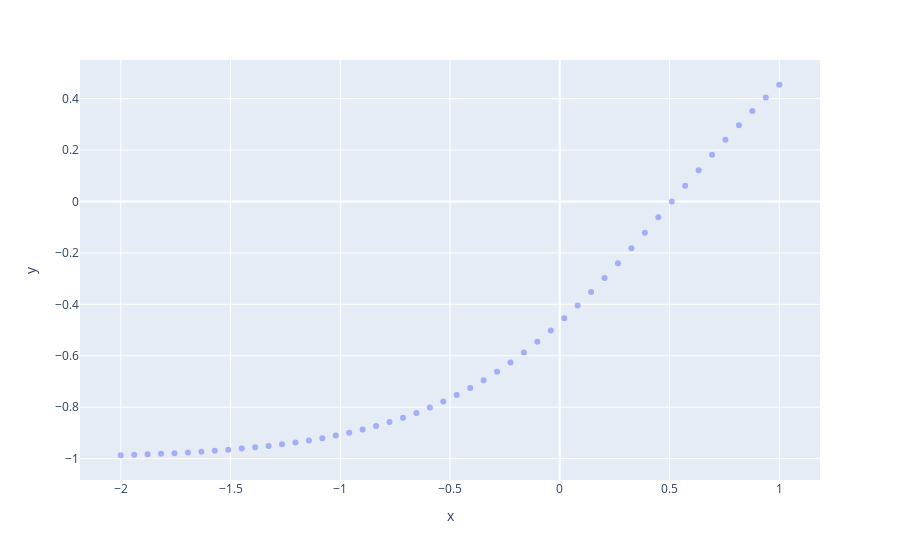

Notebook cell for this chart:
### Code cell
nw_estimator = nw_diffusion_local_poly_closed(data, schedule, 0, 0.5*jnp.ones((data.cond.shape[-1] + data.value.shape[-1],)))
plot_samples_scatter(jax.vmap(nw_estimator, in_axes=(0,None,None))(jnp.linspace(-2, 1, 50)[:,None], jnp.array([1]), 50))

### Figure 1 — Plotly figure (JSON) as saved in the notebook; plotly's stock layout.template omitted (floating-point values rounded to 4 significant figures)
{"data": [{"hovertemplate": "x=%{x}<br>y=%{y}<extra></extra>", "legendgroup": "", "marker": {"color": "#636efa", "opacity": 0.5, "symbol": "circle"}, "mode": "markers", "name": "", "orientation": "v", "showlegend": false, "type": "scatter", "x": [-2, -1.939, -1.878, -1.816, -1.755, -1.694, -1.633, -1.571, -1.51, -1.449, -1.388, -1.327, -1.265, -1.204, -1.143, -1.082, -1.02, -0.9592, -0.898, -0.8367, -0.7755, -0.7143, -0.6531, -0.5918, -0.5306, -0.4694, -0.4082, -0.3469, -0.2857, -0.2245, -0.1633, -0.102, -0.04082, 0.02041, 0.08163, 0.1429, 0.2041, 0.2653, 0.3265, 0.3878, 0.449, 0.5102, 0.5714, 0.6327, 0.6939, 0.7551, 0.8163, 0.8776, 0.9388, 1], "xaxis": "x", "y": [-0.9869, -0.9852, -0.9833, -0.9811, -0.9787, -0.976, -0.9729, -0.9694, -0.9655, -0.961, -0.9561, -0.9505, -0.9442, -0.9372, -0.9293, -0.9205, -0.9106, -0.8995, -0.8872, -0.8734, -0.8581, -0.8411, -0.8222, -0.8013, -0.7783, -0.753, -0.7253, -0.6949, -0.6619, -0.6261, -0.5874, -0.5459, -0.5015, -0.4543, -0.4044, -0.3519, -0.2972, -0.2404, -0.1819, -0.1221, -0.06142, -0.0002684, 0.06088, 0.1216, 0.1814, 0.2399, 0.2967, 0.3514, 0.4039, 0.4538], "yaxis": "y"}], "layout": {"legend": {"tracegroupgap": 0}, "margin": {"t": 60}, "xaxis": {"anchor": "y", "domain": [0, 1], "title": {"text": "x"}}, "yaxis": {"anchor": "x", "domain": [0, 1], "title": {"text": "y"}}}}
